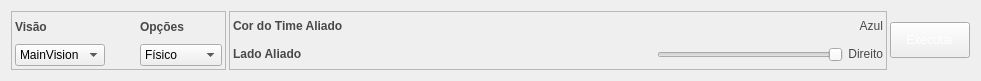
     <widget class="QWidget" name="">
      <property name="geometry">
       <rect>
        <x>10</x>
        <y>10</y>
        <width>981</width>
        <height>81</height>
       </rect>
      </property>
      <layout class="QHBoxLayout" name="sysTabHeader">
       <property name="spacing">
        <number>3</number>
       </property>
       <item>
        <widget class="QFrame" name="optionVision">
         <property name="frameShape">
          <enum>QFrame::Shape::StyledPanel</enum>
         </property>
         <property name="frameShadow">
          <enum>QFrame::Shadow::Raised</enum>
         </property>
         <layout class="QHBoxLayout" name="horizontalLayout">
          <property name="spacing">
           <number>5</number>
          </property>
          <property name="leftMargin">
           <number>3</number>
          </property>
          <property name="topMargin">
           <number>3</number>
          </property>
          <property name="rightMargin">
           <number>3</number>
          </property>
          <property name="bottomMargin">
           <number>3</number>
          </property>
          <item>
           <layout class="QVBoxLayout" name="vision">
            <item>
             <widget class="QLabel" name="visionLabel">
              <property name="styleSheet">
               <string notr="true"/>
              </property>
              <property name="text">
               <string>&lt;html&gt;&lt;head/&gt;&lt;body&gt;&lt;p&gt;&lt;span style=&quot; font-weight:700; color:#494848;&quot;&gt;Visão&lt;/span&gt;&lt;/p&gt;&lt;/body&gt;&lt;/html&gt;</string>
              </property>
              <property name="scaledContents">
               <bool>true</bool>
              </property>
             </widget>
            </item>
            <item>
             <widget class="QComboBox" name="visionDropdown">
              <property name="cursor">
               <cursorShape>PointingHandCursor</cursorShape>
              </property>
              <property name="layoutDirection">
               <enum>Qt::LayoutDirection::LeftToRight</enum>
              </property>
              <property name="styleSheet">
               <string notr="true"/>
              </property>
              <property name="insertPolicy">
               <enum>QComboBox::InsertPolicy::InsertAtBottom</enum>
              </property>
              <property name="sizeAdjustPolicy">
               <enum>QComboBox::SizeAdjustPolicy::AdjustToContents</enum>
              </property>
              <item>
               <property name="text">
                <string>MainVision</string>
               </property>
              </item>
              <item>
               <property name="text">
                <string>FiraSim</string>
               </property>
              </item>
              <item>
               <property name="text">
                <string>YOLO</string>
               </property>
              </item>
             </widget>
            </item>
           </layout>
          </item>
          <item>
           <spacer name="optionVisionSpacer">
            <property name="orientation">
             <enum>Qt::Orientation::Horizontal</enum>
            </property>
            <property name="sizeType">
             <enum>QSizePolicy::Policy::Fixed</enum>
            </property>
            <property name="sizeHint" stdset="0">
             <size>
              <width>30</width>
              <height>20</height>
             </size>
            </property>
           </spacer>
          </item>
          <item>
           <layout class="QVBoxLayout" name="gameOptions">
            <item>
             <widget class="QLabel" name="optionsLabel">
              <property name="styleSheet">
               <string notr="true"/>
              </property>
              <property name="text">
               <string>&lt;html&gt;&lt;head/&gt;&lt;body&gt;&lt;p&gt;&lt;span style=&quot; font-weight:700; color:#494848;&quot;&gt;Opções&lt;/span&gt;&lt;/p&gt;&lt;/body&gt;&lt;/html&gt;</string>
              </property>
              <property name="scaledContents">
               <bool>true</bool>
              </property>
             </widget>
            </item>
            <item>
             <widget class="QComboBox" name="optionsDropdown">
              <property name="cursor">
               <cursorShape>PointingHandCursor</cursorShape>
              </property>
              <property name="layoutDirection">
               <enum>Qt::LayoutDirection::LeftToRight</enum>
              </property>
              <property name="insertPolicy">
               <enum>QComboBox::InsertPolicy::InsertAtBottom</enum>
              </property>
              <property name="sizeAdjustPolicy">
               <enum>QComboBox::SizeAdjustPolicy::AdjustToContents</enum>
              </property>
              <item>
               <property name="text">
                <string>Físico</string>
               </property>
              </item>
              <item>
               <property name="text">
                <string>Simulado</string>
               </property>
              </item>
             </widget>
            </item>
           </layout>
          </item>
         </layout>
        </widget>
       </item>
       <item>
        <widget class="QFrame" name="teamSettings">
         <property name="layoutDirection">
          <enum>Qt::LayoutDirection::RightToLeft</enum>
         </property>
         <property name="styleSheet">
          <string notr="true"/>
         </property>
         <property name="frameShape">
          <enum>QFrame::Shape::StyledPanel</enum>
         </property>
         <property name="frameShadow">
          <enum>QFrame::Shadow::Raised</enum>
         </property>
         <layout class="QVBoxLayout" name="verticalLayout">
          <property name="spacing">
           <number>5</number>
          </property>
          <property name="leftMargin">
           <number>3</number>
          </property>
          <property name="topMargin">
           <number>3</number>
          </property>
          <property name="rightMargin">
           <number>3</number>
          </property>
          <property name="bottomMargin">
           <number>3</number>
          </property>
          <item>
           <layout class="QHBoxLayout" name="teamColorBox">
            <item>
             <layout class="QHBoxLayout" name="teamColor">
              <item>
               <widget class="QLabel" name="teamColorName">
                <property name="text">
                 <string>&lt;html&gt;&lt;head/&gt;&lt;body&gt;&lt;p&gt;&lt;span style=&quot; color:#494848;&quot;&gt;Azul&lt;/span&gt;&lt;/p&gt;&lt;/body&gt;&lt;/html&gt;</string>
                </property>
                <property name="alignment">
                 <set>Qt::AlignmentFlag::AlignRight|Qt::AlignmentFlag::AlignTrailing|Qt::AlignmentFlag::AlignVCenter</set>
                </property>
               </widget>
              </item>
              <item>
               <widget class="QPushButton" name="teamColorFlag">
                <property name="cursor">
                 <cursorShape>PointingHandCursor</cursorShape>
                </property>
                <property name="text">
                 <string/>
                </property>
                <property name="icon">
                 <iconset>
                  <normaloff>assets/icons/blue_flag.svg</normaloff>assets/icons/blue_flag.svg</iconset>
                </property>
                <property name="iconSize">
                 <size>
                  <width>30</width>
                  <height>30</height>
                 </size>
                </property>
                <property name="flat">
                 <bool>true</bool>
                </property>
               </widget>
              </item>
             </layout>
            </item>
            <item>
             <spacer name="teamColorSpacer">
              <property name="orientation">
               <enum>Qt::Orientation::Horizontal</enum>
              </property>
              <property name="sizeHint" stdset="0">
               <size>
                <width>40</width>
                <height>20</height>
               </size>
              </property>
             </spacer>
            </item>
            <item>
             <widget class="QLabel" name="teamColorLabel">
              <property name="text">
               <string>&lt;html&gt;&lt;head/&gt;&lt;body&gt;&lt;p&gt;&lt;span style=&quot; font-weight:700; color:#494848;&quot;&gt;Cor do Time Aliado&lt;/span&gt;&lt;/p&gt;&lt;/body&gt;&lt;/html&gt;</string>
              </property>
             </widget>
            </item>
           </layout>
          </item>
          <item>
           <layout class="QHBoxLayout" name="teamSideBox">
            <item>
             <layout class="QHBoxLayout" name="teamSide">
              <item>
               <widget class="QLabel" name="teamSideName">
                <property name="text">
                 <string>&lt;html&gt;&lt;head/&gt;&lt;body&gt;&lt;p&gt;&lt;span style=&quot; color:#494848;&quot;&gt;Direito&lt;/span&gt;&lt;/p&gt;&lt;/body&gt;&lt;/html&gt;</string>
                </property>
                <property name="alignment">
                 <set>Qt::AlignmentFlag::AlignRight|Qt::AlignmentFlag::AlignTrailing|Qt::AlignmentFlag::AlignVCenter</set>
                </property>
               </widget>
              </item>
              <item>
               <widget class="QSlider" name="teamSideSwitch">
                <property name="cursor">
                 <cursorShape>PointingHandCursor</cursorShape>
                </property>
                <property name="maximum">
                 <number>1</number>
                </property>
                <property name="orientation">
                 <enum>Qt::Orientation::Horizontal</enum>
                </property>
               </widget>
              </item>
             </layout>
            </item>
            <item>
             <spacer name="teamSIdeSpacer">
              <property name="orientation">
               <enum>Qt::Orientation::Horizontal</enum>
              </property>
              <property name="sizeType">
               <enum>QSizePolicy::Policy::Fixed</enum>
              </property>
              <property name="sizeHint" stdset="0">
               <size>
                <width>350</width>
                <height>20</height>
               </size>
              </property>
             </spacer>
            </item>
            <item>
             <widget class="QLabel" name="teamSideLabel">
              <property name="text">
               <string>&lt;html&gt;&lt;head/&gt;&lt;body&gt;&lt;p&gt;&lt;span style=&quot; font-weight:700; color:#494848;&quot;&gt;Lado Aliado&lt;/span&gt;&lt;/p&gt;&lt;/body&gt;&lt;/html&gt;</string>
              </property>
             </widget>
            </item>
           </layout>
          </item>
         </layout>
        </widget>
       </item>
       <item>
        <widget class="QPushButton" name="execButton">
         <property name="sizePolicy">
          <sizepolicy hsizetype="Fixed" vsizetype="Fixed">
           <horstretch>0</horstretch>
           <verstretch>0</verstretch>
          </sizepolicy>
         </property>
         <property name="maximumSize">
          <size>
           <width>130</width>
           <height>36</height>
          </size>
         </property>
         <property name="cursor">
          <cursorShape>PointingHandCursor</cursorShape>
         </property>
         <property name="layoutDirection">
          <enum>Qt::LayoutDirection::LeftToRight</enum>
         </property>
         <property name="autoFillBackground">
          <bool>false</bool>
         </property>
         <property name="styleSheet">
          <string notr="true">color: #fff;</string>
         </property>
         <property name="text">
          <string>Executar</string>
         </property>
         <property name="icon">
          <iconset>
           <normaloff>assets/icons/play.svg</normaloff>assets/icons/play.svg</iconset>
         </property>
         <property name="checkable">
          <bool>true</bool>
         </property>
        </widget>
       </item>
      </layout>
     </widget>
